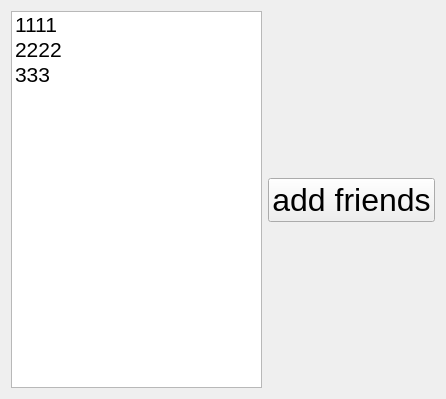
<?xml version="1.0" encoding="UTF-8"?>
<ui version="4.0">
 <class>Online</class>
 <widget class="QWidget" name="Online">
  <property name="geometry">
   <rect>
    <x>0</x>
    <y>0</y>
    <width>446</width>
    <height>399</height>
   </rect>
  </property>
  <property name="windowTitle">
   <string>Form</string>
  </property>
  <layout class="QVBoxLayout" name="verticalLayout_2">
   <item>
    <layout class="QHBoxLayout" name="horizontalLayout">
     <item>
      <widget class="QListWidget" name="online_lw">
       <property name="font">
        <font>
         <pointsize>16</pointsize>
        </font>
       </property>
       <item>
        <property name="text">
         <string>1111</string>
        </property>
       </item>
       <item>
        <property name="text">
         <string>2222</string>
        </property>
       </item>
       <item>
        <property name="text">
         <string>333</string>
        </property>
       </item>
      </widget>
     </item>
     <item>
      <layout class="QVBoxLayout" name="verticalLayout">
       <item>
        <spacer name="verticalSpacer">
         <property name="orientation">
          <enum>Qt::Vertical</enum>
         </property>
         <property name="sizeHint" stdset="0">
          <size>
           <width>20</width>
           <height>40</height>
          </size>
         </property>
        </spacer>
       </item>
       <item>
        <widget class="QPushButton" name="addFriend_pb">
         <property name="font">
          <font>
           <pointsize>24</pointsize>
          </font>
         </property>
         <property name="text">
          <string>add friends</string>
         </property>
        </widget>
       </item>
       <item>
        <spacer name="verticalSpacer_2">
         <property name="orientation">
          <enum>Qt::Vertical</enum>
         </property>
         <property name="sizeHint" stdset="0">
          <size>
           <width>20</width>
           <height>40</height>
          </size>
         </property>
        </spacer>
       </item>
      </layout>
     </item>
    </layout>
   </item>
  </layout>
 </widget>
 <resources/>
 <connections/>
</ui>
